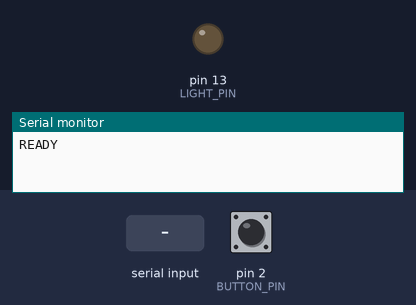
Bench run of a sketch on a simulated Arduino Uno, built with avr-gcc and run on an emulated ATmega328P. On the bench: output pins drawn as LEDs (lit = HIGH), the last lines printed to the serial monitor. The test bench sets the inputs (shaded band); at power-on: pin 2 (BUTTON_PIN) HIGH.

Above: at 1.7 s.
1.8 s: pin 2 (BUTTON_PIN) pulled LOW for 0.15 s
At 3.0 s:
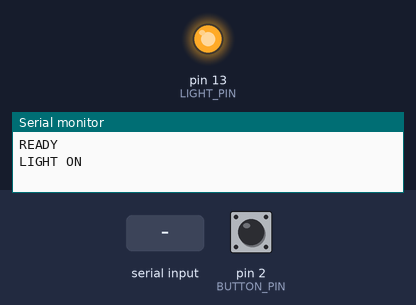
3.4 s: "0" received over Serial
At 3.8 s:
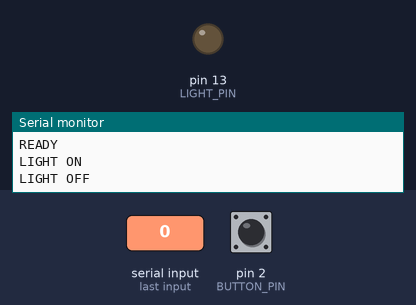
4.9 s: "1" received over Serial
At 6.1 s:
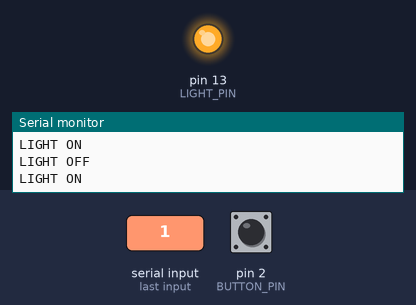
6.4 s: pin 2 (BUTTON_PIN) pulled LOW for 1 s
At 7.8 s:
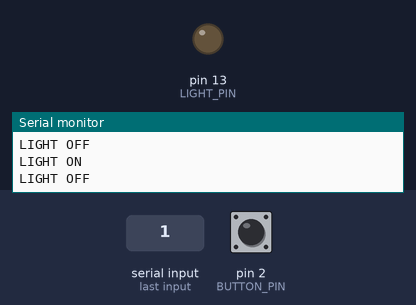
Timing chart, 0 to 9.4 s (numbered marks = the images above; inputs shaded):
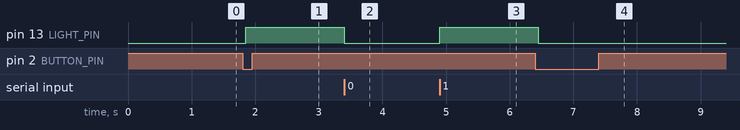

The sketch:

button_light_controller.ino
```cpp
/*
  Button -> Arduino Light Controller

  Toggle a light (relay module or LED) with a push button.

  Wiring:
    - Button: pin 2 to GND (uses internal pull-up, no external resistor needed)
    - Light:  pin 13 (built-in LED) or pin 7 for a relay module
              (relay IN -> pin 7, VCC -> 5V, GND -> GND)

  Serial commands (same style as the LED controller):
    1 = light ON
    0 = light OFF

  Serial output:
    "LIGHT ON" / "LIGHT OFF" whenever the state changes.
*/

const int BUTTON_PIN = 2;    // push button (to GND)
const int LIGHT_PIN  = 13;   // built-in LED, or change to 7 for a relay
const unsigned long DEBOUNCE_MS = 50;  // debounce time in ms

int lightState = LOW;              // current light state
int lastButtonReading = HIGH;      // last raw reading (pull-up => HIGH when open)
int lastStableButton = HIGH;       // last debounced value
unsigned long lastDebounceTime = 0; // last time the input pin changed

void setup()
{
  pinMode(LIGHT_PIN, OUTPUT);
  digitalWrite(LIGHT_PIN, LOW);

  pinMode(BUTTON_PIN, INPUT_PULLUP); // internal pull-up, button reads LOW when pressed

  Serial.begin(9600);
  delay(500);

  Serial.println("READY");
}

void loop()
{
  readButton();
  readSerial();
}

void readButton()
{
  int reading = digitalRead(BUTTON_PIN);

  // restart the debounce timer whenever the raw reading changes
  if (reading != lastButtonReading)
  {
    lastDebounceTime = millis();
  }

  if ((millis() - lastDebounceTime) > DEBOUNCE_MS && reading != lastStableButton)
  {
    lastStableButton = reading;

    // falling edge (HIGH -> LOW) = button pressed
    if (lastStableButton == LOW)
    {
      setLight(lightState == LOW ? HIGH : LOW);
    }
  }

  lastButtonReading = reading;
}

void readSerial()
{
  if (Serial.available() > 0)
  {
    char command = Serial.read();

    if (command == '1')
    {
      setLight(HIGH);
    }
    else if (command == '0')
    {
      setLight(LOW);
    }
  }
}

void setLight(int state)
{
  if (state == lightState)
  {
    return; // no change
  }

  lightState = state;
  digitalWrite(LIGHT_PIN, lightState);

  Serial.println(lightState == HIGH ? "LIGHT ON" : "LIGHT OFF");
}
```

Measured:
- after the input at 1.8 s, pin 13 (LIGHT_PIN): LOW → HIGH after 0.05 s
- after the input at 3.4 s, pin 13 (LIGHT_PIN): HIGH → LOW at once
- after the input at 4.9 s, pin 13 (LIGHT_PIN): LOW → HIGH at once
- after the input at 6.4 s, pin 13 (LIGHT_PIN): HIGH → LOW after 0.05 s
